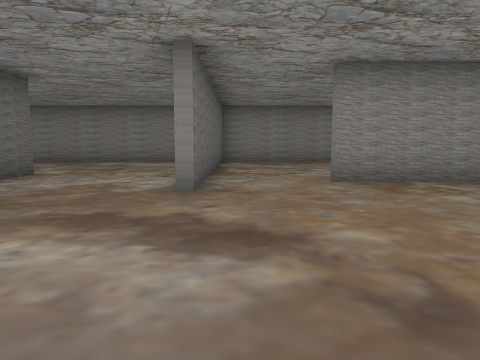
view 1 (above)

24 first-person views from a walk through a 3-D level made in the Unity game engine. The camera is 1.3 m above the floor, tilts 6° down and sees 70° across. The floor is counted in squares, 2 m on a side. Each view is taken from the middle of a square. On the plan, view 1 faces up. The plan holds only what a view shows up to about 10 squares ahead; the rest is blank. The player character is not drawn. Some animated figures are left out. Some surface patterns are stand-ins.

view 2
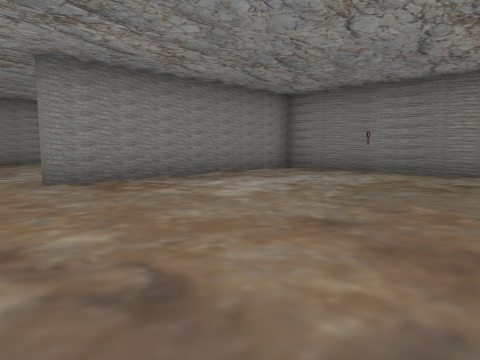

view 3
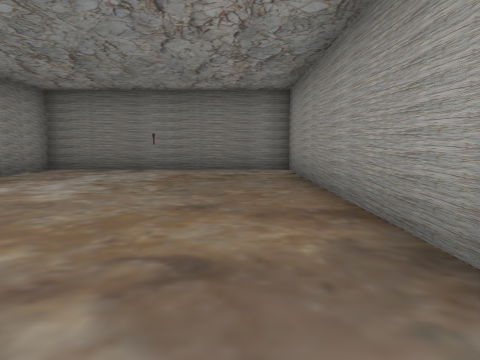

view 4
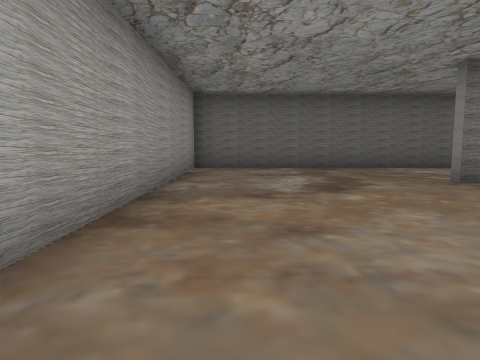

view 5
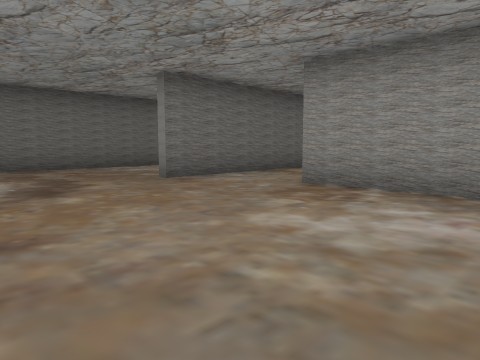

view 6
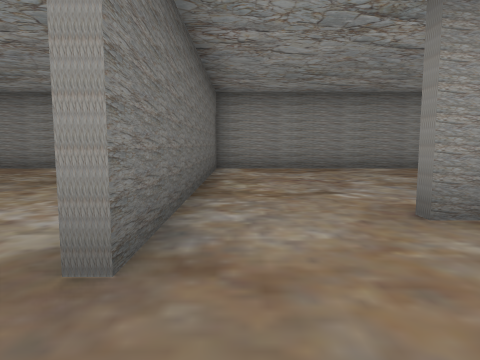

view 7
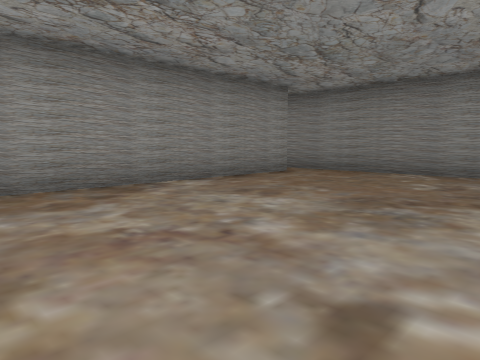

view 8
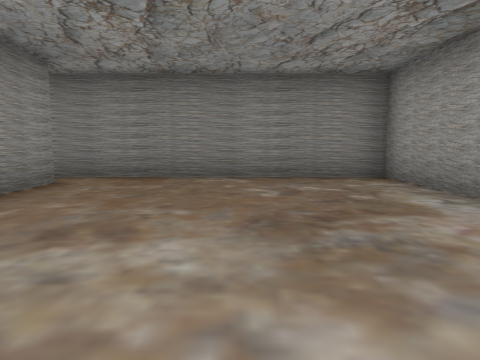

view 9
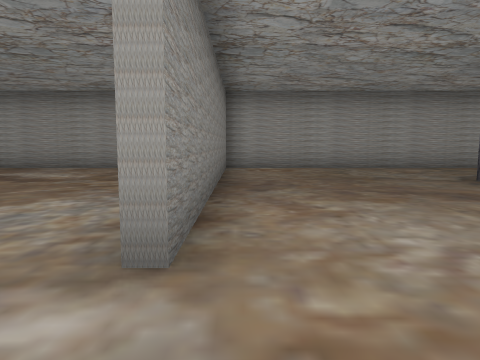

view 10
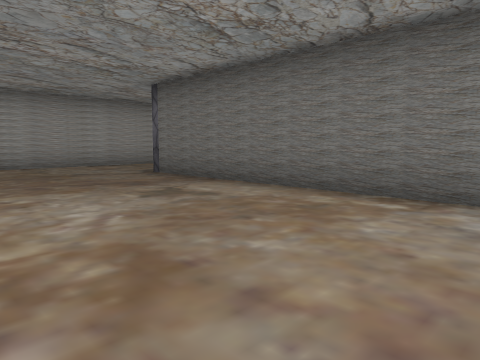

view 11
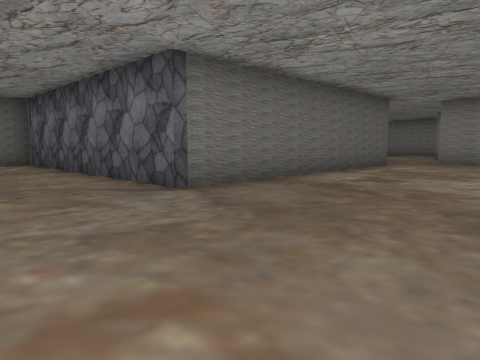

view 12
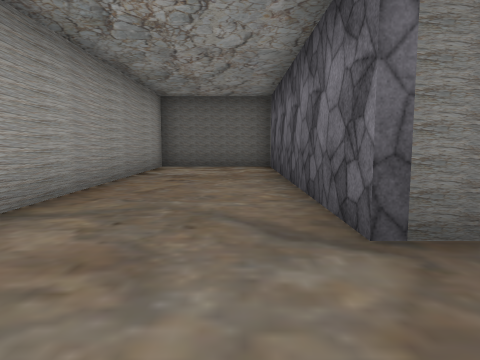

view 13
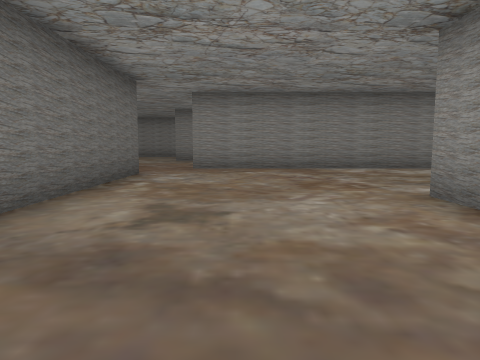

view 14
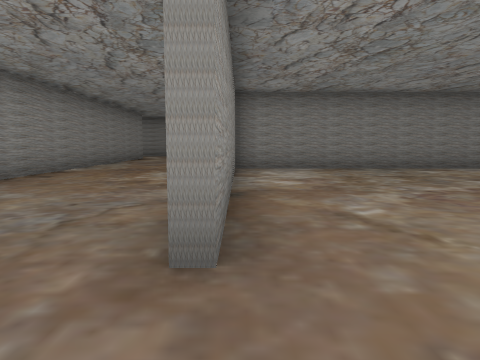

view 15
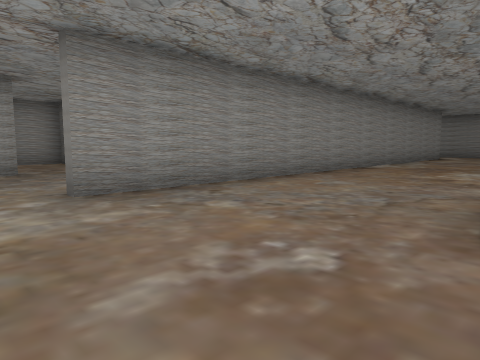

view 16
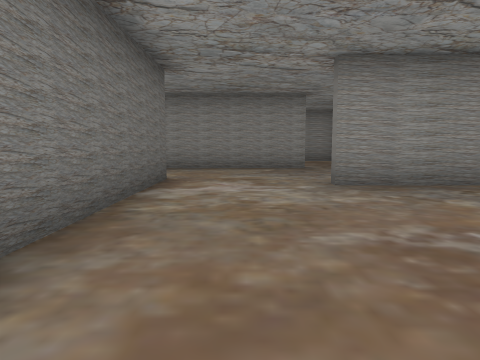

view 17
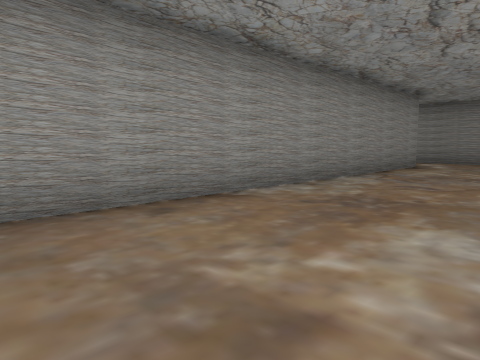

view 18
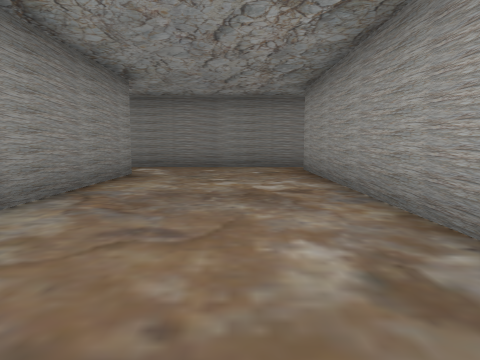

view 19
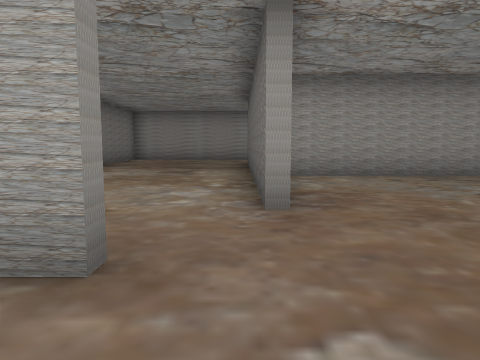

view 20
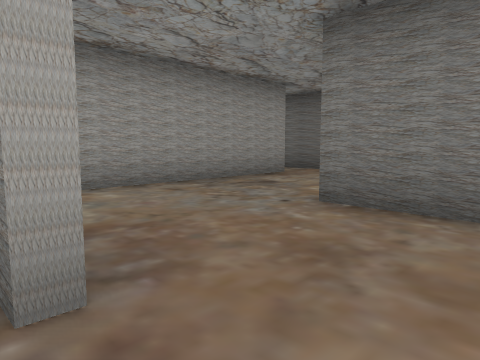

view 21
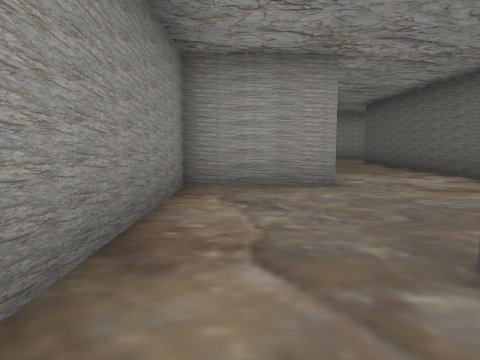

view 22
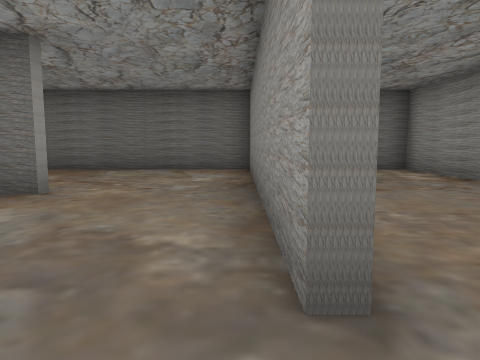

view 23
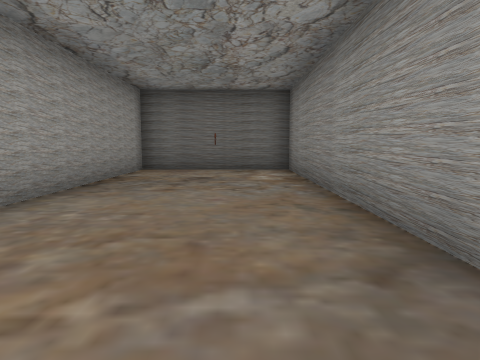

view 24
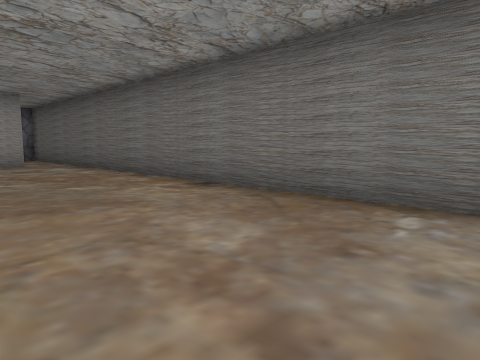

### Floor plan
Points are (right, up) in squares from view 1. A wall is a line through its corners. A room is listed if a view was taken in it or the views show most of it. See-through windows are left out.
Room 1 (views 1, 2, 3, 4, 5, 6)
walls: (-0.9, 5.5) (-0.9, 8.4); (-0.6, 6.6) (-0.6, 4.6); (-4.4, 7.2) (-4.4, -0.2) (7.8, -0.2) (7.8, 5.9) (1.6, 5.9)
ways out: opening at (0.5, 6) to room 2; opening at (-2.5, 7.5) to room 3
Room 2 (views 7, 8)
walls: (5, 6.1) (7.8, 6.1) (7.8, 12.5); (6.9, 12.1) (-0.6, 12.1) (-0.6, 6.6)
ways out: opening at (0.5, 6) to room 1; opening at (7, 12) to room 4
Room 3 (views 9, 10, 11, 12, 13)
walls: (-4.6, 0.2) (-4.6, 7.2); (-9.2, 10.8) (-9.2, 2.9) (-16.8, 2.9) (-16.8, -0.2) (-4.6, -0.2); (-0.9, 8.4) (-0.9, 12.1) (-8.2, 12.1)
ways out: opening at (-2.5, 7.5) to room 1; opening at (-8, 11) to room 4
Room 4 (views 14, 15, 16, 17, 18, 19, 20)
walls: (0.2, 12.4) (6.8, 12.4); (-8.4, 12.4) (-7.8, 12.4); (5.5, 16.4) (-9.5, 16.4); (-12.4, 16.5) (-12.4, 9.9); (7.8, 12.5) (7.8, 17.1)
ways out: opening at (7, 12) to room 2; opening at (-8, 11) to room 3; opening at (-10.5, 16) to room 6; opening at (-10.5, 10) to room 8; opening at (6.5, 16)
Room 5 (views 21, 23)
walls: (-9.8, 24.3) (-16.8, 24.3) (-16.8, 20.5) (-11.5, 20.5)
ways out: opening at (-8.5, 20) to room 6
Room 6 (view 22)
walls: (-9.6, 16.6) (-7.1, 16.6) (-7.1, 20.9); (-9.1, 20.3) (-11.6, 20.3); (-12.4, 17.5) (-12.4, 16.5)
ways out: opening at (-10.5, 16) to room 4; opening at (-8.5, 20) to room 5; opening at (-12, 18.5) to room 7
Room 7 (view 24)
walls: (-11.6, 20.3) (-16.5, 20.3); (-16.8, 20.2) (-16.8, 7.5); (-15.6, 7) (-12.4, 7)
ways out: opening at (-12, 18.5) to room 6; opening at (-12, 8.5) to room 8; opening at (-16, 7)
Room 8 (no view inside)
walls: (-12.4, 7) (-10, 7)
ways out: opening at (-10.5, 10) to room 4; opening at (-12, 8.5) to room 7

Positions as (right, up) in squares from view 1, and headings:
1: (0, 0), facing up
2: (0, 0), facing up-right
3: (-1, 1), facing right
4: (5, 1), facing left
5: (5, 1), facing up-left
6: (0, 3), facing up
7: (0, 7), facing up-right
8: (1, 9), facing right
9: (-5, 9), facing down
10: (-5, 10), facing down-left
11: (-5, 0), facing up-left
12: (-7, 2), facing left
13: (-7, 3), facing up
14: (-10, 12), facing right
15: (-11, 12), facing up-right
16: (-11, 11), facing up
17: (-5, 13), facing up-right
18: (-2, 14), facing right
19: (-9, 14), facing down
20: (-9, 12), facing down-left
21: (-8, 22), facing down
22: (-8, 20), facing left
23: (-8, 23), facing left
24: (-13, 18), facing down-left
